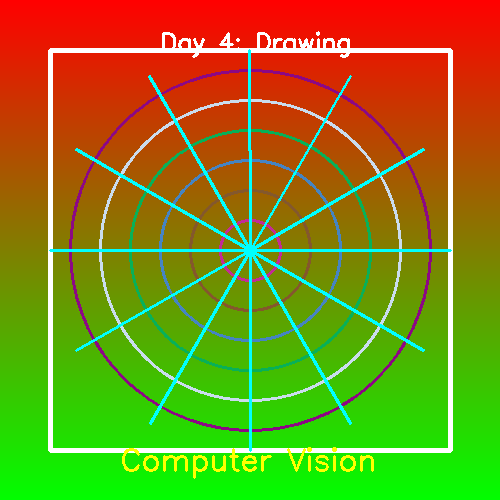
#> input picture DAY 4/my_masterpiece.png, 500 x 500 px
$ python exercise_4_annotation.py --image my_masterpiece.png
#> lines starting #> are read from the running program, lines starting #| are printed output that depends on the picture
# exercise_4_annotate.py

import argparse
import cv2

# Colors (BGR format)
RED = (0, 0, 255)
GREEN = (0, 255, 0)
WHITE = (255, 255, 255)
YELLOW = (0, 255, 255)

ap = argparse.ArgumentParser()
ap.add_argument("-i", "--image", required=True, help="Path to image")
args = vars(ap.parse_args())

image = cv2.imread(args["image"])
#> image is the input picture: shape (500, 500, 3); mean B, G, R 23.2, 135.2, 129.8

if image is None:
    print("Error: Could not load image")
    exit()

height, width = image.shape[:2]
#> height = 500; width = 500

# Draw a rectangle around the center region
center_x, center_y = width // 2, height // 2
#> center_x = 250; center_y = 250
rect_size = 100

cv2.rectangle(
    image,
    (center_x - rect_size, center_y - rect_size),
    (center_x + rect_size, center_y + rect_size),
    RED,
    3
)

# Draw a circle marking the exact center
cv2.circle(image, (center_x, center_y), 10, GREEN, -1)

# Add text annotations
cv2.putText(
    image,
    "CENTER REGION",
    (center_x - 80, center_y - rect_size - 10),
    cv2.FONT_HERSHEY_SIMPLEX,
    0.6,
    WHITE,
    2
)

cv2.putText(
    image,
    f"Size: {width}x{height}",
    (10, 30),
    cv2.FONT_HERSHEY_SIMPLEX,
    0.7,
    YELLOW,
    2
)
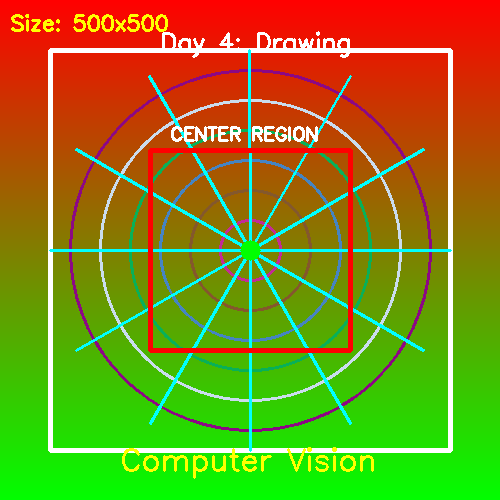
#> image: shape (500, 500, 3); mean B, G, R 23.8, 135, 132.5

cv2.imshow("Annotated Image", image)
cv2.waitKey(0)

cv2.imwrite("annotated_image.jpg", image)

cv2.destroyAllWindows()

print("Saved annotated_image.jpg")
